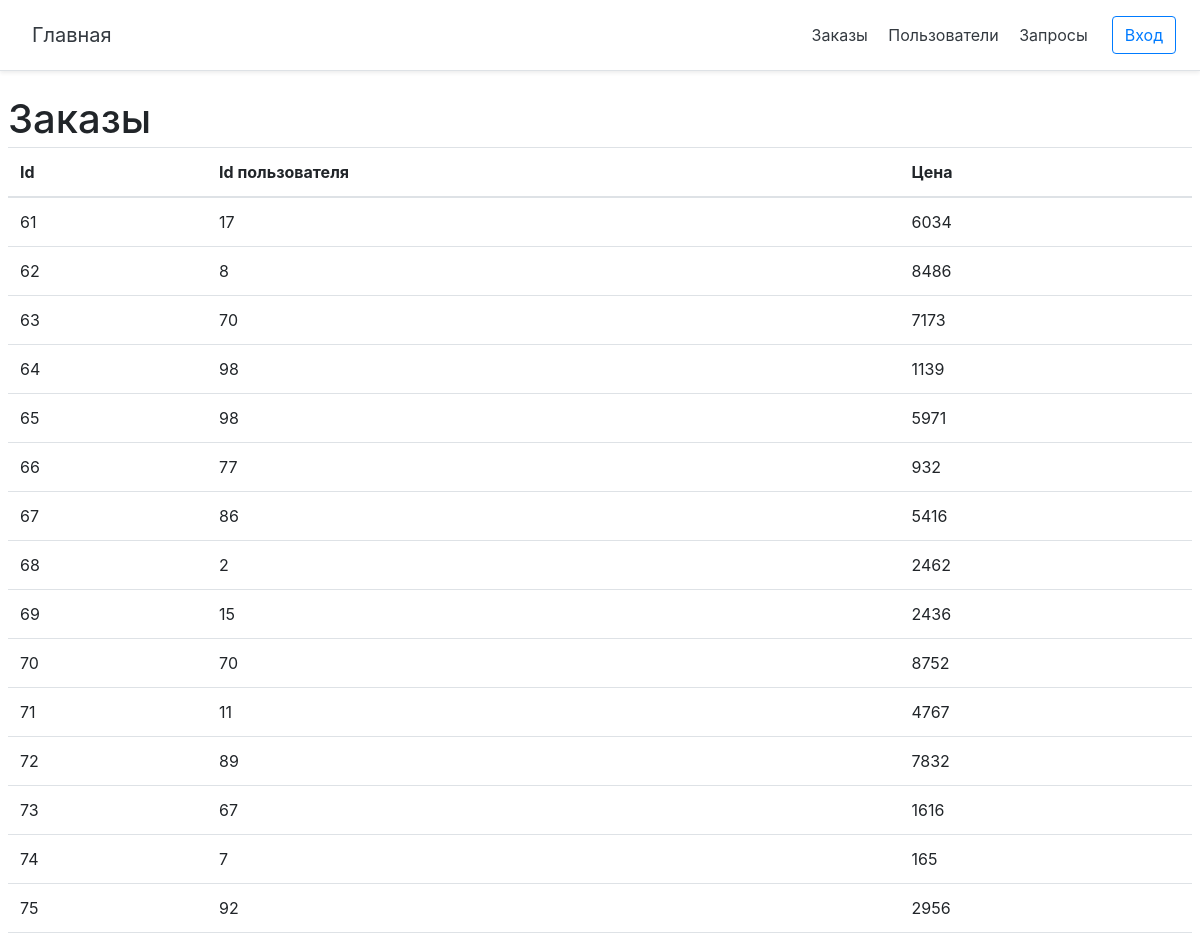
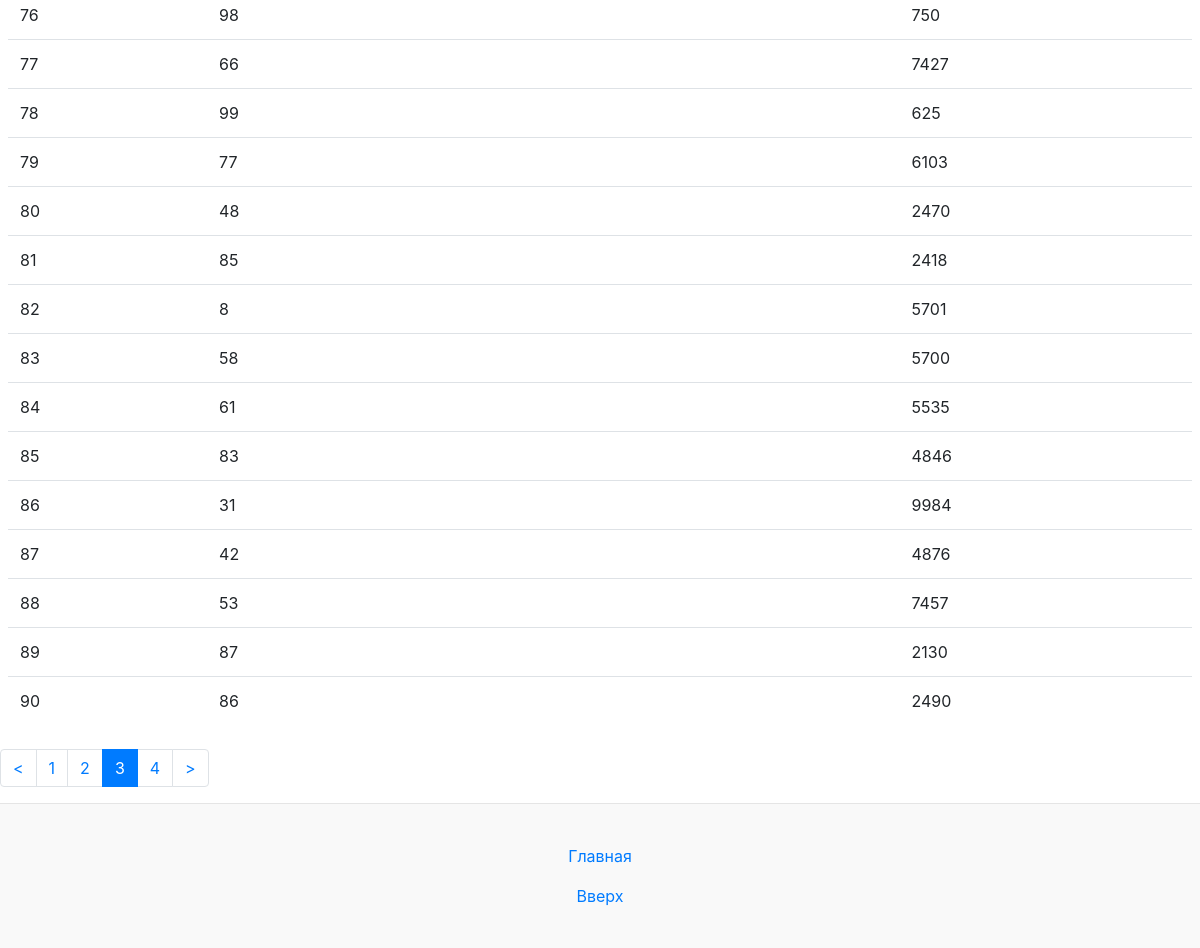
The app's page /orders/page-3 with its own data (2 pictures, top to bottom).
### tables this page shows
CREATE TABLE `orders` (
  `id` int NOT NULL,
  `user_id` int NOT NULL,
  `price` int NOT NULL
);

### config/routes.php (called while the page is built)
<?php
return array(
    'login' => 'site/login',
    'logout' => 'site/logout',
    'registration'=>'site/registration',
    'cabinet'=>'cabinet/index',
    'orders/page-([0-9]+)' => 'order/index/$1',
    'orders'=>'order/index',
    'users/page-([0-9]+)' => 'order/users/$1',
    'users'=>'order/users',
    'queries'=>'order/query',
    '' => 'site/login',
);

### controllers/OrderController.php (called while the page is built, shortened)
<?php
class OrderController extends BaseController
{
    public function actionIndex($page = 0)
    {
        $orderTotal = Order::getTotalOrderCount();
        $orderList = Order::getOrderList($page, self::ITEMS_ON_PAGE);
        $pagination = new Pagination($orderTotal, $page, self::ITEMS_ON_PAGE,'page-');
        require_once (ROOT.'/views/order/index.php');
        return true;
    }
}

### index.php (called while the page is built, shortened)
<?php
require_once (ROOT.'/components/Autoload.php');
$router = new Router();
$router->run();

### models/Order.php (called while the page is built, shortened)
<?php
class Order
{
    public static $TABLE_NAME = 'orders';
    public static function getOrderList($page = 1, $limit = self::SHOW_BY_DEFAULT, $sort_column = self::SORT_BY_ID, $sort_by = self::SORT_ASC)
    {
        $offset = ($page - 1) * $limit;
        $db = Db::getConnection();
        $sql = 'SELECT * from '.self::$TABLE_NAME.' ORDER BY  '.$sort_column.' '.$sort_by.' LIMIT :limit OFFSET :offset';
        $result = $db->prepare($sql);
        $result->bindParam(':limit',$limit,PDO::PARAM_INT);
        $result->bindParam(':offset',$offset,PDO::PARAM_INT);
        $result->execute();
        $orderList = array();
        $i = 0;
        while ($row = $result->fetch())
        {
            $order = self::getOrderFromRow($row);
            $orderList[$i] = $order;
            $i++;
        }
        return $orderList;
    }
    public static function getOrderFromRow($row)
    {
        if($row)
        {
            $order = new Order();
            $order->id = $row['id'];
            $order->user_id = $row['user_id'];
            $order->price = $row['price'];
            return $order;
        }
        return false;
    }
    public static function getTotalOrderCount()
    {
        $db = Db::getConnection();
        $result = $db->query('SELECT COUNT(id) as count from '.self::$TABLE_NAME);
        $result->setFetchMode(PDO::FETCH_ASSOC);
        $row = $result->fetch();
        return $row['count'];
    }
}

### components/Autoload.php (called while the page is built, shortened)
<?php
function autoloader($class_name) {
    $array_paths = array
    (
        '/models/',
        '/components/',
        '/controllers/'
    );
    foreach ($array_paths as $path) {
        $path = ROOT.$path.$class_name.'.php';
    }
}

### views/order/index.php (the view)
<?php include(ROOT.'/views/layouts/header.php');?>
<div class=".col-9 p-2">
    <h2 class="blog-post-title">Заказы</h2>
    <table class="table">
        <thead>
        <tr>
            <th scope="col">Id</th>
            <th scope="col">Id пользователя</th>
            <th scope="col">Цена</th>
        </tr>
        </thead>
        <tbody>
        <?
        foreach ($orderList as $item) {
            ?>
            <tr>
                <td><?=$item->id?></td>
                <td><?=$item->user_id?></td>
                <td><?=$item->price?></td>
            </tr>
            <?
        }
        ?>
        </tbody>
    </table>
</div>
    <nav>
        <?=$pagination->get() ?>
    </nav>
<? include(ROOT.'/views/layouts/footer.php'); ?>

### components/Router.php (shortened to what this page needs)
<?php
class Router
{
    private $routes;
    public function __construct()
    {
        $routesPath = ROOT.'/config/routes.php';
        $this->routes = include($routesPath);
    }
    private function getURI()
    {
        if(!empty($_SERVER['REQUEST_URI'])){
            return trim($_SERVER['REQUEST_URI'], '/');
        }
    }
    public function run()
    {
        $url = $this->getURI();
        foreach ($this->routes as $uriPattern => $path) {
            if(preg_match("~$uriPattern~",$url))
            {
                $internalRoute = preg_replace("~$uriPattern~", $path, $url);
                $segments = explode('/', $internalRoute);
                $controllerName = array_shift($segments).'Controller';
                $actionName = 'action'.ucfirst(array_shift($segments));
                $parametrs = $segments;
                $controllerObject = new $controllerName;
                $result =  call_user_func_array(array($controllerObject, $actionName), $parametrs);
                if($result != null ){
                    break;
                }
            }
        }
    }
}

### web/css/main.css (style rules this page uses)
html { font-size: 14px; }
@media (min-width: 768px) { html { font-size: 16px; } }
.blog-post-title { margin-bottom: .25rem; font-size: 2.5rem; }
html, body { height: 100%; }

### records on screen
orders: id "61", user "17", price "6034"
orders: id "62", user "8", price "8486"
orders: id "63", user "70", price "7173"
orders: id "64", user "98", price "1139"
orders: id "65", user "98", price "5971"
orders: id "66", user "77", price "932"
orders: id "67", user "86", price "5416"
orders: id "68", user "2", price "2462"
orders: id "69", user "15", price "2436"
orders: id "70", user "70", price "8752"
orders: id "71", user "11", price "4767"
orders: id "72", user "89", price "7832"
orders: id "73", user "67", price "1616"
orders: id "74", user "7", price "165"
orders: id "75", user "92", price "2956"
orders: id "76", user "98", price "750"
orders: id "77", user "66", price "7427"
orders: id "78", user "99", price "625"
orders: id "79", user "77", price "6103"
orders: id "80", user "48", price "2470"
orders: id "81", user "85", price "2418"
orders: id "82", user "8", price "5701"
orders: id "83", user "58", price "5700"
orders: id "84", user "61", price "5535"
orders: id "85", user "83", price "4846"
orders: id "86", user "31", price "9984"
orders: id "87", user "42", price "4876"
orders: id "88", user "53", price "7457"
orders: id "89", user "87", price "2130"
orders: id "90", user "86", price "2490"

### other values on screen
$text "< >"
$text "1"
$text "2"
$text "4"
